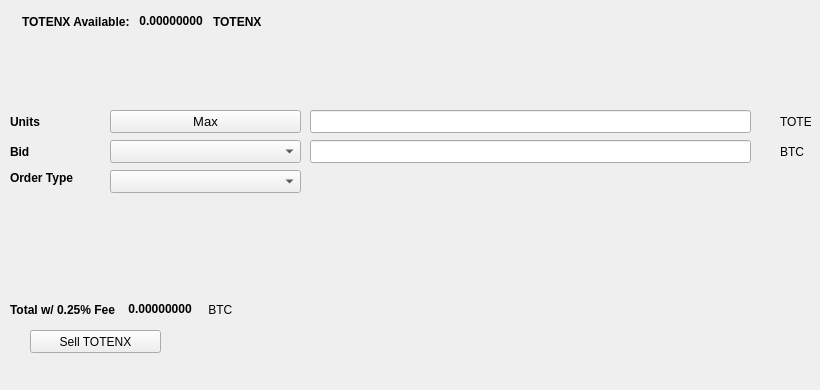
   <widget class="QWidget" name="SellTab">
    <attribute name="title">
     <string>Sell</string>
    </attribute>
    <widget class="QLabel" name="label_16">
     <property name="geometry">
      <rect>
       <x>780</x>
       <y>140</y>
       <width>31</width>
       <height>23</height>
      </rect>
     </property>
     <property name="text">
      <string>BTC</string>
     </property>
    </widget>
    <widget class="QComboBox" name="SellBidcomboBox">
     <property name="geometry">
      <rect>
       <x>110</x>
       <y>140</y>
       <width>191</width>
       <height>23</height>
      </rect>
     </property>
     <property name="font">
      <font>
       <pointsize>10</pointsize>
      </font>
     </property>
    </widget>
    <widget class="QLabel" name="label_18">
     <property name="geometry">
      <rect>
       <x>10</x>
       <y>110</y>
       <width>46</width>
       <height>23</height>
      </rect>
     </property>
     <property name="font">
      <font>
       <weight>75</weight>
       <bold>true</bold>
      </font>
     </property>
     <property name="text">
      <string>Units</string>
     </property>
    </widget>
    <widget class="QPushButton" name="Sell_Max_Amount">
     <property name="geometry">
      <rect>
       <x>110</x>
       <y>110</y>
       <width>191</width>
       <height>23</height>
      </rect>
     </property>
     <property name="font">
      <font>
       <pointsize>10</pointsize>
      </font>
     </property>
     <property name="text">
      <string>Max</string>
     </property>
    </widget>
    <widget class="QLabel" name="label_20">
     <property name="geometry">
      <rect>
       <x>10</x>
       <y>170</y>
       <width>91</width>
       <height>16</height>
      </rect>
     </property>
     <property name="font">
      <font>
       <weight>75</weight>
       <bold>true</bold>
      </font>
     </property>
     <property name="text">
      <string>Order Type</string>
     </property>
    </widget>
    <widget class="QComboBox" name="SellOrdertypeCombo">
     <property name="geometry">
      <rect>
       <x>110</x>
       <y>170</y>
       <width>191</width>
       <height>23</height>
      </rect>
     </property>
     <property name="font">
      <font>
       <pointsize>10</pointsize>
      </font>
     </property>
    </widget>
    <widget class="QLabel" name="label_21">
     <property name="geometry">
      <rect>
       <x>10</x>
       <y>140</y>
       <width>46</width>
       <height>23</height>
      </rect>
     </property>
     <property name="font">
      <font>
       <weight>75</weight>
       <bold>true</bold>
      </font>
     </property>
     <property name="text">
      <string>Bid</string>
     </property>
    </widget>
    <widget class="QLabel" name="label_22">
     <property name="geometry">
      <rect>
       <x>780</x>
       <y>110</y>
       <width>31</width>
       <height>23</height>
      </rect>
     </property>
     <property name="text">
      <string>TOTENX</string>
     </property>
    </widget>
    <widget class="QLineEdit" name="UnitsInputTOTENX">
     <property name="geometry">
      <rect>
       <x>310</x>
       <y>110</y>
       <width>441</width>
       <height>23</height>
      </rect>
     </property>
     <property name="font">
      <font>
       <pointsize>9</pointsize>
       <weight>75</weight>
       <bold>true</bold>
      </font>
     </property>
    </widget>
    <widget class="QLineEdit" name="SellBidPriceEdit">
     <property name="geometry">
      <rect>
       <x>310</x>
       <y>140</y>
       <width>441</width>
       <height>23</height>
      </rect>
     </property>
     <property name="font">
      <font>
       <pointsize>9</pointsize>
       <weight>75</weight>
       <bold>true</bold>
      </font>
     </property>
    </widget>
    <widget class="QPushButton" name="SellTOTENXBTN">
     <property name="geometry">
      <rect>
       <x>30</x>
       <y>330</y>
       <width>131</width>
       <height>23</height>
      </rect>
     </property>
     <property name="text">
      <string>Sell TOTENX</string>
     </property>
     <property name="icon">
      <iconset resource="../totem">
       <normaloff>:/icons/bitcoin</normaloff>:/icons/bitcoin</iconset>
     </property>
    </widget>
    <widget class="QWidget" name="layoutWidget3">
     <property name="geometry">
      <rect>
       <x>22</x>
       <y>12</y>
       <width>258</width>
       <height>19</height>
      </rect>
     </property>
     <layout class="QHBoxLayout" name="horizontalLayout">
      <item>
       <widget class="QLabel" name="label232_2">
        <property name="font">
         <font>
          <weight>75</weight>
          <bold>true</bold>
         </font>
        </property>
        <property name="text">
         <string>TOTENX Available:</string>
        </property>
       </widget>
      </item>
      <item>
       <widget class="QLabel" name="TOTENXAvailableLabel">
        <property name="palette">
         <palette>
          <active>
           <colorrole role="WindowText">
            <brush brushstyle="SolidPattern">
             <color alpha="255">
              <red>0</red>
              <green>0</green>
              <blue>0</blue>
             </color>
            </brush>
           </colorrole>
           <colorrole role="Button">
            <brush brushstyle="SolidPattern">
             <color alpha="255">
              <red>0</red>
              <green>170</green>
              <blue>0</blue>
             </color>
            </brush>
           </colorrole>
           <colorrole role="Light">
            <brush brushstyle="SolidPattern">
             <color alpha="255">
              <red>0</red>
              <green>255</green>
              <blue>0</blue>
             </color>
            </brush>
           </colorrole>
           <colorrole role="Midlight">
            <brush brushstyle="SolidPattern">
             <color alpha="255">
              <red>0</red>
              <green>212</green>
              <blue>0</blue>
             </color>
            </brush>
           </colorrole>
           <colorrole role="Dark">
            <brush brushstyle="SolidPattern">
             <color alpha="255">
              <red>0</red>
              <green>85</green>
              <blue>0</blue>
             </color>
            </brush>
           </colorrole>
           <colorrole role="Mid">
            <brush brushstyle="SolidPattern">
             <color alpha="255">
              <red>0</red>
              <green>113</green>
              <blue>0</blue>
             </color>
            </brush>
           </colorrole>
           <colorrole role="Text">
            <brush brushstyle="SolidPattern">
             <color alpha="255">
              <red>0</red>
              <green>170</green>
              <blue>0</blue>
             </color>
            </brush>
           </colorrole>
           <colorrole role="BrightText">
            <brush brushstyle="SolidPattern">
             <color alpha="255">
              <red>255</red>
              <green>255</green>
              <blue>255</blue>
             </color>
            </brush>
           </colorrole>
           <colorrole role="ButtonText">
            <brush brushstyle="SolidPattern">
             <color alpha="255">
              <red>0</red>
              <green>0</green>
              <blue>0</blue>
             </color>
            </brush>
           </colorrole>
           <colorrole role="Base">
            <brush brushstyle="SolidPattern">
             <color alpha="255">
              <red>255</red>
              <green>255</green>
              <blue>255</blue>
             </color>
            </brush>
           </colorrole>
           <colorrole role="Window">
            <brush brushstyle="SolidPattern">
             <color alpha="255">
              <red>0</red>
              <green>170</green>
              <blue>0</blue>
             </color>
            </brush>
           </colorrole>
           <colorrole role="Shadow">
            <brush brushstyle="SolidPattern">
             <color alpha="255">
              <red>0</red>
              <green>0</green>
              <blue>0</blue>
             </color>
            </brush>
           </colorrole>
           <colorrole role="AlternateBase">
            <brush brushstyle="SolidPattern">
             <color alpha="255">
              <red>127</red>
              <green>212</green>
              <blue>127</blue>
             </color>
            </brush>
           </colorrole>
           <colorrole role="ToolTipBase">
            <brush brushstyle="SolidPattern">
             <color alpha="255">
              <red>255</red>
              <green>255</green>
              <blue>220</blue>
             </color>
            </brush>
           </colorrole>
           <colorrole role="ToolTipText">
            <brush brushstyle="SolidPattern">
             <color alpha="255">
              <red>0</red>
              <green>0</green>
              <blue>0</blue>
             </color>
            </brush>
           </colorrole>
          </active>
          <inactive>
           <colorrole role="WindowText">
            <brush brushstyle="SolidPattern">
             <color alpha="255">
              <red>0</red>
              <green>0</green>
              <blue>0</blue>
             </color>
            </brush>
           </colorrole>
           <colorrole role="Button">
            <brush brushstyle="SolidPattern">
             <color alpha="255">
              <red>0</red>
              <green>170</green>
              <blue>0</blue>
             </color>
            </brush>
           </colorrole>
           <colorrole role="Light">
            <brush brushstyle="SolidPattern">
             <color alpha="255">
              <red>0</red>
              <green>255</green>
              <blue>0</blue>
             </color>
            </brush>
           </colorrole>
           <colorrole role="Midlight">
            <brush brushstyle="SolidPattern">
             <color alpha="255">
              <red>0</red>
              <green>212</green>
              <blue>0</blue>
             </color>
            </brush>
           </colorrole>
           <colorrole role="Dark">
            <brush brushstyle="SolidPattern">
             <color alpha="255">
              <red>0</red>
              <green>85</green>
              <blue>0</blue>
             </color>
            </brush>
           </colorrole>
           <colorrole role="Mid">
            <brush brushstyle="SolidPattern">
             <color alpha="255">
              <red>0</red>
              <green>113</green>
              <blue>0</blue>
             </color>
            </brush>
           </colorrole>
           <colorrole role="Text">
            <brush brushstyle="SolidPattern">
             <color alpha="255">
              <red>0</red>
              <green>170</green>
              <blue>0</blue>
             </color>
            </brush>
           </colorrole>
           <colorrole role="BrightText">
            <brush brushstyle="SolidPattern">
             <color alpha="255">
              <red>255</red>
              <green>255</green>
              <blue>255</blue>
             </color>
            </brush>
           </colorrole>
           <colorrole role="ButtonText">
            <brush brushstyle="SolidPattern">
             <color alpha="255">
              <red>0</red>
              <green>0</green>
              <blue>0</blue>
             </color>
            </brush>
           </colorrole>
           <colorrole role="Base">
            <brush brushstyle="SolidPattern">
             <color alpha="255">
              <red>255</red>
              <green>255</green>
              <blue>255</blue>
             </color>
            </brush>
           </colorrole>
           <colorrole role="Window">
            <brush brushstyle="SolidPattern">
             <color alpha="255">
              <red>0</red>
              <green>170</green>
              <blue>0</blue>
             </color>
            </brush>
           </colorrole>
           <colorrole role="Shadow">
            <brush brushstyle="SolidPattern">
             <color alpha="255">
              <red>0</red>
              <green>0</green>
              <blue>0</blue>
             </color>
            </brush>
           </colorrole>
           <colorrole role="AlternateBase">
            <brush brushstyle="SolidPattern">
             <color alpha="255">
              <red>127</red>
              <green>212</green>
              <blue>127</blue>
             </color>
            </brush>
           </colorrole>
           <colorrole role="ToolTipBase">
            <brush brushstyle="SolidPattern">
             <color alpha="255">
              <red>255</red>
              <green>255</green>
              <blue>220</blue>
             </color>
            </brush>
           </colorrole>
           <colorrole role="ToolTipText">
            <brush brushstyle="SolidPattern">
             <color alpha="255">
              <red>0</red>
              <green>0</green>
              <blue>0</blue>
             </color>
            </brush>
           </colorrole>
          </inactive>
          <disabled>
           <colorrole role="WindowText">
            <brush brushstyle="SolidPattern">
             <color alpha="255">
              <red>0</red>
              <green>85</green>
              <blue>0</blue>
             </color>
            </brush>
           </colorrole>
           <colorrole role="Button">
            <brush brushstyle="SolidPattern">
             <color alpha="255">
              <red>0</red>
              <green>170</green>
              <blue>0</blue>
             </color>
            </brush>
           </colorrole>
           <colorrole role="Light">
            <brush brushstyle="SolidPattern">
             <color alpha="255">
              <red>0</red>
              <green>255</green>
              <blue>0</blue>
             </color>
            </brush>
           </colorrole>
           <colorrole role="Midlight">
            <brush brushstyle="SolidPattern">
             <color alpha="255">
              <red>0</red>
              <green>212</green>
              <blue>0</blue>
             </color>
            </brush>
           </colorrole>
           <colorrole role="Dark">
            <brush brushstyle="SolidPattern">
             <color alpha="255">
              <red>0</red>
              <green>85</green>
              <blue>0</blue>
             </color>
            </brush>
           </colorrole>
           <colorrole role="Mid">
            <brush brushstyle="SolidPattern">
             <color alpha="255">
              <red>0</red>
              <green>113</green>
              <blue>0</blue>
             </color>
            </brush>
           </colorrole>
           <colorrole role="Text">
            <brush brushstyle="SolidPattern">
             <color alpha="255">
              <red>0</red>
              <green>85</green>
              <blue>0</blue>
             </color>
            </brush>
           </colorrole>
           <colorrole role="BrightText">
            <brush brushstyle="SolidPattern">
             <color alpha="255">
              <red>255</red>
              <green>255</green>
              <blue>255</blue>
             </color>
            </brush>
           </colorrole>
           <colorrole role="ButtonText">
            <brush brushstyle="SolidPattern">
             <color alpha="255">
              <red>0</red>
              <green>85</green>
              <blue>0</blue>
             </color>
            </brush>
           </colorrole>
           <colorrole role="Base">
            <brush brushstyle="SolidPattern">
             <color alpha="255">
              <red>0</red>
              <green>170</green>
              <blue>0</blue>
             </color>
            </brush>
           </colorrole>
           <colorrole role="Window">
            <brush brushstyle="SolidPattern">
             <color alpha="255">
              <red>0</red>
              <green>170</green>
              <blue>0</blue>
             </color>
            </brush>
           </colorrole>
           <colorrole role="Shadow">
            <brush brushstyle="SolidPattern">
             <color alpha="255">
              <red>0</red>
              <green>0</green>
              <blue>0</blue>
             </color>
            </brush>
           </colorrole>
           <colorrole role="AlternateBase">
            <brush brushstyle="SolidPattern">
             <color alpha="255">
              <red>0</red>
              <green>170</green>
              <blue>0</blue>
             </color>
            </brush>
           </colorrole>
           <colorrole role="ToolTipBase">
            <brush brushstyle="SolidPattern">
             <color alpha="255">
              <red>255</red>
              <green>255</green>
              <blue>220</blue>
             </color>
            </brush>
           </colorrole>
           <colorrole role="ToolTipText">
            <brush brushstyle="SolidPattern">
             <color alpha="255">
              <red>0</red>
              <green>0</green>
              <blue>0</blue>
             </color>
            </brush>
           </colorrole>
          </disabled>
         </palette>
        </property>
        <property name="font">
         <font>
          <weight>75</weight>
          <bold>true</bold>
         </font>
        </property>
        <property name="text">
         <string> 0.00000000 </string>
        </property>
        <property name="textInteractionFlags">
         <set>Qt::LinksAccessibleByMouse|Qt::TextSelectableByKeyboard|Qt::TextSelectableByMouse</set>
        </property>
       </widget>
      </item>
      <item>
       <widget class="QLabel" name="labelTOTENX">
        <property name="font">
         <font>
          <weight>75</weight>
          <bold>true</bold>
         </font>
        </property>
        <property name="text">
         <string>TOTENX</string>
        </property>
       </widget>
      </item>
     </layout>
    </widget>
    <widget class="QWidget" name="layoutWidget">
     <property name="geometry">
      <rect>
       <x>10</x>
       <y>300</y>
       <width>268</width>
       <height>19</height>
      </rect>
     </property>
     <layout class="QHBoxLayout" name="horizontalLayout_2">
      <item>
       <widget class="QLabel" name="label_19">
        <property name="font">
         <font>
          <weight>75</weight>
          <bold>true</bold>
         </font>
        </property>
        <property name="text">
         <string>Total w/ 0.25% Fee </string>
        </property>
       </widget>
      </item>
      <item>
       <widget class="QLabel" name="SellCostLabel">
        <property name="palette">
         <palette>
          <active>
           <colorrole role="WindowText">
            <brush brushstyle="SolidPattern">
             <color alpha="255">
              <red>0</red>
              <green>0</green>
              <blue>0</blue>
             </color>
            </brush>
           </colorrole>
           <colorrole role="Button">
            <brush brushstyle="SolidPattern">
             <color alpha="255">
              <red>0</red>
              <green>170</green>
              <blue>0</blue>
             </color>
            </brush>
           </colorrole>
           <colorrole role="Light">
            <brush brushstyle="SolidPattern">
             <color alpha="255">
              <red>0</red>
              <green>255</green>
              <blue>0</blue>
             </color>
            </brush>
           </colorrole>
           <colorrole role="Midlight">
            <brush brushstyle="SolidPattern">
             <color alpha="255">
              <red>0</red>
              <green>212</green>
              <blue>0</blue>
             </color>
            </brush>
           </colorrole>
           <colorrole role="Dark">
            <brush brushstyle="SolidPattern">
             <color alpha="255">
              <red>0</red>
              <green>85</green>
              <blue>0</blue>
             </color>
            </brush>
           </colorrole>
           <colorrole role="Mid">
            <brush brushstyle="SolidPattern">
             <color alpha="255">
              <red>0</red>
              <green>113</green>
              <blue>0</blue>
             </color>
            </brush>
           </colorrole>
           <colorrole role="Text">
            <brush brushstyle="SolidPattern">
             <color alpha="255">
              <red>0</red>
              <green>170</green>
              <blue>0</blue>
             </color>
            </brush>
           </colorrole>
           <colorrole role="BrightText">
            <brush brushstyle="SolidPattern">
             <color alpha="255">
              <red>255</red>
              <green>255</green>
              <blue>255</blue>
             </color>
            </brush>
           </colorrole>
           <colorrole role="ButtonText">
            <brush brushstyle="SolidPattern">
             <color alpha="255">
              <red>0</red>
              <green>0</green>
              <blue>0</blue>
             </color>
            </brush>
           </colorrole>
           <colorrole role="Base">
            <brush brushstyle="SolidPattern">
             <color alpha="255">
              <red>255</red>
              <green>255</green>
              <blue>255</blue>
             </color>
            </brush>
           </colorrole>
           <colorrole role="Window">
            <brush brushstyle="SolidPattern">
             <color alpha="255">
              <red>0</red>
              <green>170</green>
              <blue>0</blue>
             </color>
            </brush>
           </colorrole>
           <colorrole role="Shadow">
            <brush brushstyle="SolidPattern">
             <color alpha="255">
              <red>0</red>
              <green>0</green>
              <blue>0</blue>
             </color>
            </brush>
           </colorrole>
           <colorrole role="AlternateBase">
            <brush brushstyle="SolidPattern">
             <color alpha="255">
              <red>127</red>
              <green>212</green>
              <blue>127</blue>
             </color>
            </brush>
           </colorrole>
           <colorrole role="ToolTipBase">
            <brush brushstyle="SolidPattern">
             <color alpha="255">
              <red>255</red>
              <green>255</green>
              <blue>220</blue>
             </color>
            </brush>
           </colorrole>
           <colorrole role="ToolTipText">
            <brush brushstyle="SolidPattern">
             <color alpha="255">
              <red>0</red>
              <green>0</green>
              <blue>0</blue>
             </color>
            </brush>
           </colorrole>
          </active>
          <inactive>
           <colorrole role="WindowText">
            <brush brushstyle="SolidPattern">
             <color alpha="255">
              <red>0</red>
              <green>0</green>
              <blue>0</blue>
             </color>
            </brush>
           </colorrole>
           <colorrole role="Button">
            <brush brushstyle="SolidPattern">
             <color alpha="255">
              <red>0</red>
              <green>170</green>
              <blue>0</blue>
             </color>
            </brush>
           </colorrole>
           <colorrole role="Light">
            <brush brushstyle="SolidPattern">
             <color alpha="255">
              <red>0</red>
              <green>255</green>
              <blue>0</blue>
             </color>
            </brush>
           </colorrole>
           <colorrole role="Midlight">
            <brush brushstyle="SolidPattern">
             <color alpha="255">
              <red>0</red>
              <green>212</green>
              <blue>0</blue>
             </color>
            </brush>
           </colorrole>
           <colorrole role="Dark">
            <brush brushstyle="SolidPattern">
             <color alpha="255">
              <red>0</red>
              <green>85</green>
              <blue>0</blue>
             </color>
            </brush>
           </colorrole>
           <colorrole role="Mid">
            <brush brushstyle="SolidPattern">
             <color alpha="255">
              <red>0</red>
              <green>113</green>
              <blue>0</blue>
             </color>
            </brush>
           </colorrole>
           <colorrole role="Text">
            <brush brushstyle="SolidPattern">
             <color alpha="255">
              <red>0</red>
              <green>170</green>
              <blue>0</blue>
             </color>
            </brush>
           </colorrole>
           <colorrole role="BrightText">
            <brush brushstyle="SolidPattern">
             <color alpha="255">
              <red>255</red>
              <green>255</green>
              <blue>255</blue>
             </color>
            </brush>
           </colorrole>
           <colorrole role="ButtonText">
            <brush brushstyle="SolidPattern">
             <color alpha="255">
              <red>0</red>
              <green>0</green>
              <blue>0</blue>
             </color>
            </brush>
           </colorrole>
           <colorrole role="Base">
            <brush brushstyle="SolidPattern">
             <color alpha="255">
              <red>255</red>
              <green>255</green>
              <blue>255</blue>
             </color>
            </brush>
           </colorrole>
           <colorrole role="Window">
            <brush brushstyle="SolidPattern">
             <color alpha="255">
              <red>0</red>
              <green>170</green>
              <blue>0</blue>
             </color>
            </brush>
           </colorrole>
           <colorrole role="Shadow">
            <brush brushstyle="SolidPattern">
             <color alpha="255">
              <red>0</red>
              <green>0</green>
              <blue>0</blue>
             </color>
            </brush>
           </colorrole>
           <colorrole role="AlternateBase">
            <brush brushstyle="SolidPattern">
             <color alpha="255">
              <red>127</red>
              <green>212</green>
              <blue>127</blue>
             </color>
            </brush>
           </colorrole>
           <colorrole role="ToolTipBase">
            <brush brushstyle="SolidPattern">
             <color alpha="255">
              <red>255</red>
              <green>255</green>
              <blue>220</blue>
             </color>
            </brush>
           </colorrole>
           <colorrole role="ToolTipText">
            <brush brushstyle="SolidPattern">
             <color alpha="255">
              <red>0</red>
              <green>0</green>
              <blue>0</blue>
             </color>
            </brush>
           </colorrole>
          </inactive>
          <disabled>
           <colorrole role="WindowText">
            <brush brushstyle="SolidPattern">
             <color alpha="255">
              <red>0</red>
              <green>85</green>
              <blue>0</blue>
             </color>
            </brush>
           </colorrole>
           <colorrole role="Button">
            <brush brushstyle="SolidPattern">
             <color alpha="255">
              <red>0</red>
              <green>170</green>
              <blue>0</blue>
             </color>
            </brush>
           </colorrole>
           <colorrole role="Light">
            <brush brushstyle="SolidPattern">
             <color alpha="255">
              <red>0</red>
              <green>255</green>
              <blue>0</blue>
             </color>
            </brush>
           </colorrole>
           <colorrole role="Midlight">
            <brush brushstyle="SolidPattern">
             <color alpha="255">
              <red>0</red>
              <green>212</green>
              <blue>0</blue>
             </color>
            </brush>
           </colorrole>
           <colorrole role="Dark">
            <brush brushstyle="SolidPattern">
             <color alpha="255">
              <red>0</red>
              <green>85</green>
              <blue>0</blue>
             </color>
            </brush>
           </colorrole>
           <colorrole role="Mid">
            <brush brushstyle="SolidPattern">
             <color alpha="255">
              <red>0</red>
              <green>113</green>
              <blue>0</blue>
             </color>
            </brush>
           </colorrole>
           <colorrole role="Text">
            <brush brushstyle="SolidPattern">
             <color alpha="255">
              <red>0</red>
              <green>85</green>
              <blue>0</blue>
             </color>
            </brush>
           </colorrole>
           <colorrole role="BrightText">
            <brush brushstyle="SolidPattern">
             <color alpha="255">
              <red>255</red>
              <green>255</green>
              <blue>255</blue>
             </color>
            </brush>
           </colorrole>
           <colorrole role="ButtonText">
            <brush brushstyle="SolidPattern">
             <color alpha="255">
              <red>0</red>
              <green>85</green>
              <blue>0</blue>
             </color>
            </brush>
           </colorrole>
           <colorrole role="Base">
            <brush brushstyle="SolidPattern">
             <color alpha="255">
              <red>0</red>
              <green>170</green>
              <blue>0</blue>
             </color>
            </brush>
           </colorrole>
           <colorrole role="Window">
            <brush brushstyle="SolidPattern">
             <color alpha="255">
              <red>0</red>
              <green>170</green>
              <blue>0</blue>
             </color>
            </brush>
           </colorrole>
           <colorrole role="Shadow">
            <brush brushstyle="SolidPattern">
             <color alpha="255">
              <red>0</red>
              <green>0</green>
              <blue>0</blue>
             </color>
            </brush>
           </colorrole>
           <colorrole role="AlternateBase">
            <brush brushstyle="SolidPattern">
             <color alpha="255">
              <red>0</red>
              <green>170</green>
              <blue>0</blue>
             </color>
            </brush>
           </colorrole>
           <colorrole role="ToolTipBase">
            <brush brushstyle="SolidPattern">
             <color alpha="255">
              <red>255</red>
              <green>255</green>
              <blue>220</blue>
             </color>
            </brush>
           </colorrole>
           <colorrole role="ToolTipText">
            <brush brushstyle="SolidPattern">
             <color alpha="255">
              <red>0</red>
              <green>0</green>
              <blue>0</blue>
             </color>
            </brush>
           </colorrole>
          </disabled>
         </palette>
        </property>
        <property name="font">
         <font>
          <weight>75</weight>
          <bold>true</bold>
         </font>
        </property>
        <property name="autoFillBackground">
         <bool>false</bool>
        </property>
        <property name="text">
         <string> 0.00000000</string>
        </property>
        <property name="textInteractionFlags">
         <set>Qt::LinksAccessibleByMouse|Qt::TextSelectableByMouse</set>
        </property>
       </widget>
      </item>
      <item>
       <widget class="QLabel" name="label_17">
        <property name="font">
         <font>
          <weight>50</weight>
          <bold>false</bold>
         </font>
        </property>
        <property name="text">
         <string> BTC</string>
        </property>
       </widget>
      </item>
     </layout>
    </widget>
    <widget class="QLabel" name="label_23">
     <property name="geometry">
      <rect>
       <x>460</x>
       <y>300</y>
       <width>281</width>
       <height>81</height>
      </rect>
     </property>
     <property name="text">
      <string/>
     </property>
     <property name="pixmap">
      <pixmap>:/images/bittrex</pixmap>
     </property>
    </widget>
   </widget>
